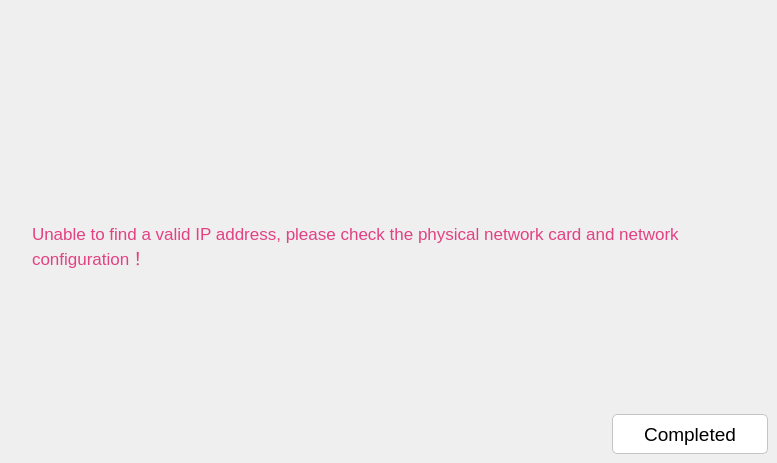
    <widget class="QWidget" name="ipReject">
     <widget class="QLabel" name="ipRejectLogo">
      <property name="geometry">
       <rect>
        <x>342</x>
        <y>50</y>
        <width>100</width>
        <height>70</height>
       </rect>
      </property>
      <property name="text">
       <string/>
      </property>
      <property name="alignment">
       <set>Qt::AlignCenter</set>
      </property>
     </widget>
     <widget class="QLabel" name="ipRejectMsg">
      <property name="geometry">
       <rect>
        <x>32</x>
        <y>186</y>
        <width>702</width>
        <height>97</height>
       </rect>
      </property>
      <property name="font">
       <font>
        <pointsize>13</pointsize>
       </font>
      </property>
      <property name="styleSheet">
       <string notr="true">color:#E24183;</string>
      </property>
      <property name="text">
       <string>
Unable to find a valid IP address, please check the physical network card and network configuration！</string>
      </property>
      <property name="wordWrap">
       <bool>true</bool>
      </property>
     </widget>
     <widget class="QPushButton" name="ipRejectBtn">
      <property name="enabled">
       <bool>true</bool>
      </property>
      <property name="geometry">
       <rect>
        <x>612</x>
        <y>414</y>
        <width>156</width>
        <height>40</height>
       </rect>
      </property>
      <property name="font">
       <font>
        <pointsize>14</pointsize>
       </font>
      </property>
      <property name="cursor">
       <cursorShape>PointingHandCursor</cursorShape>
      </property>
      <property name="styleSheet">
       <string notr="true">border:1px solid #c4c4c4;border-radius: 5px;background-color:white;color:black;</string>
      </property>
      <property name="text">
       <string>Completed</string>
      </property>
     </widget>
    </widget>
